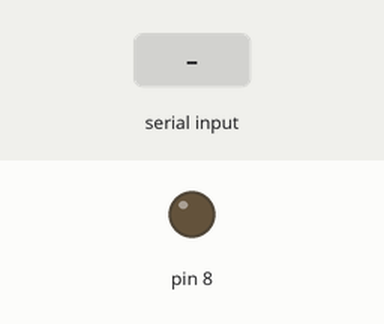
Simulated run of this sketch. Board: Arduino Uno, built with avr-gcc and run on an emulated ATmega328P. Parts: output pins drawn as LEDs (lit = HIGH). The inputs (shaded band) are chosen by the test bench. What the sketch prints to the serial monitor is not drawn.

Above: at 1.2 s.
1.3 s: "a" received over Serial
At 2.0 s:
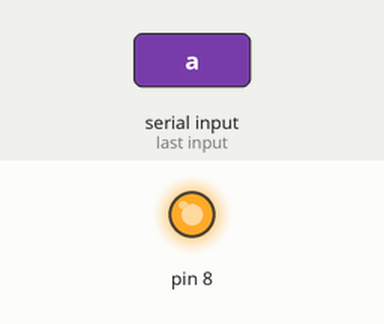
2.8 s: "b" received over Serial
At 3.2 s:
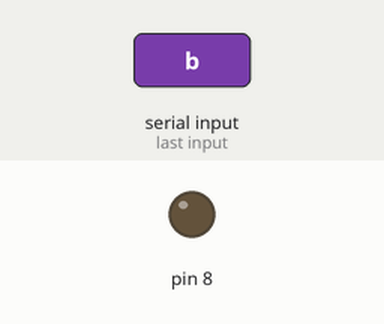
Timing chart, 0 to 5.8 s (numbered marks = the images above; inputs shaded):
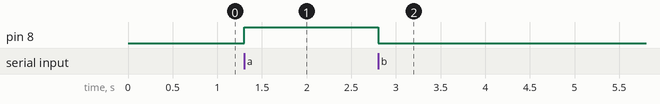

The sketch:

buetooth.ino
```cpp
void setup() {

  Serial.begin(9600);
  pinMode(8,OUTPUT);

}
char data;
void loop() {
  if (Serial.available()>0)

    data = Serial.read();
    switch(data)
    {
      case 'a':digitalWrite(8,HIGH);
      break;
      case  'b':digitalWrite(8,LOW);
      break;
      default:break;
      }
      Serial.println(data);

}
```

Measured:
- after the input at 1.3 s, pin 8: LOW → HIGH at once
- after the input at 2.8 s, pin 8: HIGH → LOW at once
